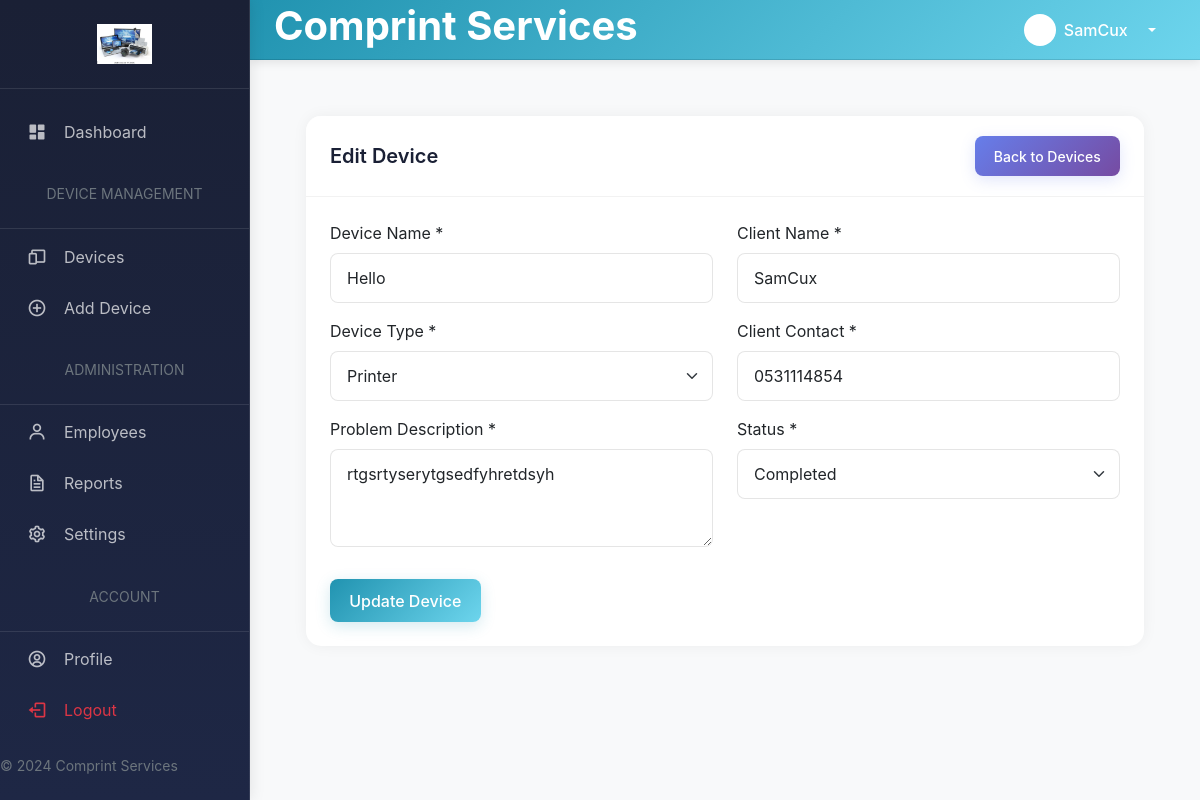
Page /public/edit_device.php?id=4 (signed in) on the committed database.
### tables this page shows
CREATE TABLE `users` (
  `id` int(11) NOT NULL,
  `username` varchar(50) NOT NULL,
  `password` varchar(255) NOT NULL,
  `full_name` varchar(100) NOT NULL,
  `email` varchar(100) NOT NULL,
  `role` enum('admin','employee') NOT NULL,
  `contact_number` varchar(20) DEFAULT NULL,
  `created_at` timestamp NOT NULL DEFAULT current_timestamp(),
  `last_login` timestamp NULL DEFAULT NULL COMMENT 'Tracks user last login time',
  `updated_at` timestamp NOT NULL DEFAULT current_timestamp() ON UPDATE current_timestamp()
);

CREATE TABLE `devices` (
  `id` int(11) NOT NULL,
  `device_name` varchar(100) NOT NULL,
  `device_type` enum('Computer','Printer','Network','Other') NOT NULL,
  `problem_description` text DEFAULT NULL,
  `ram_size` varchar(20) DEFAULT NULL,
  `drive_size` varchar(20) DEFAULT NULL,
  `client_name` varchar(100) NOT NULL,
  `client_contact` varchar(50) NOT NULL,
  `status` enum('Pending','In Progress','Completed') NOT NULL DEFAULT 'Pending',
  `created_at` timestamp NOT NULL DEFAULT current_timestamp(),
  `updated_at` timestamp NOT NULL DEFAULT current_timestamp() ON UPDATE current_timestamp(),
  `assigned_to` int(11) DEFAULT NULL
);

### classes/User.php (called while the page is built, shortened)
<?php
class User {
    private $conn;
    private $table_name = "users";
    public function __construct($db) {
        $this->conn = $db;
    }
    public function getUserById($id) {
        $query = "SELECT id, username, full_name, email, role, contact_number, created_at, last_login
                 FROM " . $this->table_name .
                 " WHERE id = :id LIMIT 1";
        $stmt = $this->conn->prepare($query);
        $stmt->bindParam(":id", $id);
        $stmt->execute();
        return $stmt->fetch();
    }
}

### includes/helpers.php (called while the page is built, shortened)
<?php
function h($string) {
    return htmlspecialchars($string, ENT_QUOTES, 'UTF-8');
}

### classes/Device.php (called while the page is built, shortened)
<?php
class Device {
    private $conn;
    private $table_name = "devices";
    public function __construct($db) {
        $this->conn = $db;
    }
    public function getDeviceById($id) {
        try {
            $query = "SELECT * FROM " . $this->table_name . " WHERE id = :id";
            $stmt = $this->conn->prepare($query);
            $stmt->execute(['id' => $id]);
            return $stmt->fetch(PDO::FETCH_ASSOC);
        } catch (PDOException $e) {
            error_log($e->getMessage());
            return false;
        }
    }
}

### public/edit_device.php (the view, shortened to what this page needs)
<?php
require_once "../classes/Device.php";
require_once "../includes/helpers.php";
$database = new Database();
$db = $database->getConnection();
$device = new Device($db);
$device_data = $device->getDeviceById($_GET['id']);
?>
<!DOCTYPE html>
<html lang="en">
<head>
    <link href="../assets/bootstrap/css/bootstrap.min.css" rel="stylesheet">
    <link href="../assets/boxicons/css/boxicons.min.css" rel="stylesheet">
    <link href="../assets/css/style.css" rel="stylesheet">
</head>
<body>
    <?php include "../templates/sidebar.php"; ?>
    <main class="content">
        <?php include "../templates/header.php"; ?>
        <div class="container-fluid p-4">
            <div class="row">
                <div class="col-12">
                    <div class="card">
                        <div class="card-header d-flex justify-content-between align-items-center">
                            <h5 class="card-title mb-0">Edit Device</h5>
                            <a href="devices.php" class="btn btn-secondary btn-sm">Back to Devices</a>
                        </div>
                        <div class="card-body">
                            <form method="POST" id="updateDeviceForm">
                                <div class="row">
                                    <div class="col-md-6">
                                        <div class="mb-3">
                                            <label for="device_name" class="form-label">Device Name *</label>
                                            <input type="text" class="form-control" id="device_name" name="device_name"
                                                   value="<?php echo h($device_data['device_name']); ?>" required>
                                        </div>
                                        <div class="mb-3">
                                            <label for="device_type" class="form-label">Device Type *</label>
                                            <select class="form-select" id="device_type" name="device_type" required>
                                                <option value="Printer" <?php echo $device_data['device_type'] == 'Printer' ? 'selected' : ''; ?>>Printer</option>
                                            </select>
                                        </div>
                                        <div class="mb-3">
                                            <label for="problem_description" class="form-label">Problem Description *</label>
                                            <textarea class="form-control" id="problem_description" name="problem_description"
                                                      rows="3" required><?php echo h($device_data['problem_description']); ?></textarea>
                                        </div>
                                    </div>
                                    <div class="col-md-6">
                                        <div class="mb-3">
                                            <label for="client_name" class="form-label">Client Name *</label>
                                            <input type="text" class="form-control" id="client_name" name="client_name"
                                                   value="<?php echo h($device_data['client_name']); ?>" required>
                                        </div>
                                        <div class="mb-3">
                                            <label for="client_contact" class="form-label">Client Contact *</label>
                                            <input type="text" class="form-control" id="client_contact" name="client_contact"
                                                   value="<?php echo h($device_data['client_contact']); ?>" required>
                                        </div>
                                        <div class="mb-3">
                                            <label for="status" class="form-label">Status *</label>
                                            <select class="form-select" id="status" name="status" required>
                                                <option value="Completed" <?php echo $device_data['status'] == 'Completed' ? 'selected' : ''; ?>>Completed</option>
                                            </select>
                                        </div>
                                    </div>
                                </div>
                                <div class="mt-3">
                                    <button type="submit" class="btn btn-primary">Update Device</button>
                                </div>
                            </form>
                        </div>
                    </div>
                </div>
            </div>
        </div>
    </main>
</body>
</html>

### templates/header.php (shortened to what this page needs)
<?php
require_once "../classes/User.php";
$user = new User($db);
$user_data = $user->getUserById($_SESSION['user_id']);
?>
<header class="header"
    style="background: var(--primary-gradient); padding: 0.75rem 1.5rem; box-shadow: 0 2px 10px rgba(0,0,0,0.1);">
    <div class="d-flex align-items-center justify-content-between w-100">
        <div class="d-flex align-items-center">
            <div class="header-search d-none d-md-block">
                <h1 class="text-gradient fw-bold">Comprint Services</h1>
            </div>
        </div>
        <div class="header-right d-flex align-items-center">
            <div class="dropdown">
                <button class="btn btn-link dropdown-toggle text-white d-flex align-items-center gap-2" type="button"
                    id="userDropdown" data-bs-toggle="dropdown" style="text-decoration: none;">
                    <div class="d-flex align-items-center bg-white bg-opacity-25 rounded-circle p-2">
                        <i class="bx bx-user text-white"></i>
                    </div>
                    <span class="fw-medium me-2"><?php echo h($user_data['full_name']); ?></span>
                </button>
            </div>
        </div>
    </div>
</header>

### assets/css/style.css (style rules this page uses)
:root { --sidebar-width: 250px; --header-height: 60px; --primary-gradient: linear-gradient(135deg, #2193b0, #6dd5ed); --secondary-gradient: linear-gradient(135deg, #667eea, #764ba2); --primary-color: #2193b0; --secondary-color: #6c757d; --sidebar-bg: linear-gradient(180deg, #1a2035, #1e2745); }
body { overflow-x: hidden; background-color: #f8f9fa; font-family: "Inter", sans-serif; }
.header { position: fixed; top: 0; right: 0; left: var(--sidebar-width); height: var(--header-height); background: #fff; border-bottom: 1px solid rgba(0, 0, 0, 0.1); padding: 0 1.5rem; display: flex; align-items: center; z-index: 999; box-shadow: 0 2px 10px rgba(0, 0, 0, 0.05); }
.content { margin-left: var(--sidebar-width); margin-top: var(--header-height); padding: 2rem; min-height: calc(100vh - var(--header-height)); background: #f8f9fa; }
.card { border: none; box-shadow: 0 0 15px rgba(0, 0, 0, 0.05); transition: transform 0.2s ease-in-out; }
.card-header { background: #fff; border-bottom: 1px solid rgba(0, 0, 0, 0.1); padding: 1rem 1.5rem; }
.btn-primary { background: var(--primary-gradient); border: none; box-shadow: 0 2px 6px rgba(33, 147, 176, 0.3); }
.form-control, .form-select { border-radius: 8px; border: 1px solid rgba(0, 0, 0, 0.1); padding: 0.75rem 1rem; transition: all 0.2s ease; }
.card { border-radius: 15px; overflow: hidden; }
.card-header { background: white; border-bottom: 1px solid rgba(0, 0, 0, 0.05); padding: 1.25rem 1.5rem; }
.card-title { margin: 0; color: #1a2035; font-weight: 600; }
.btn { padding: 0.6rem 1.2rem; border-radius: 8px; font-weight: 500; transition: all 0.3s ease; }
.btn-primary { background: var(--primary-gradient); border: none; box-shadow: 0 4px 15px rgba(33, 147, 176, 0.2); }
.btn-secondary { background: var(--secondary-gradient); border: none; box-shadow: 0 4px 15px rgba(102, 126, 234, 0.2); }
.card { margin-bottom: 2rem; }
.card-body { padding: 1.5rem; }

### templates/header.php (style rules this page uses)
.text-gradient { background: white; -webkit-background-clip: text; -webkit-text-fill-color: transparent; background-clip: text; font-weight: 700; }

### rows in the picture
users: full_name "SamCux"
devices: device_name "Hello", device_type "Printer", problem_description "rtgsrtyserytgsedfyhretdsyh", client_name "SamCux", client_contact "0531114854", status "Completed"
